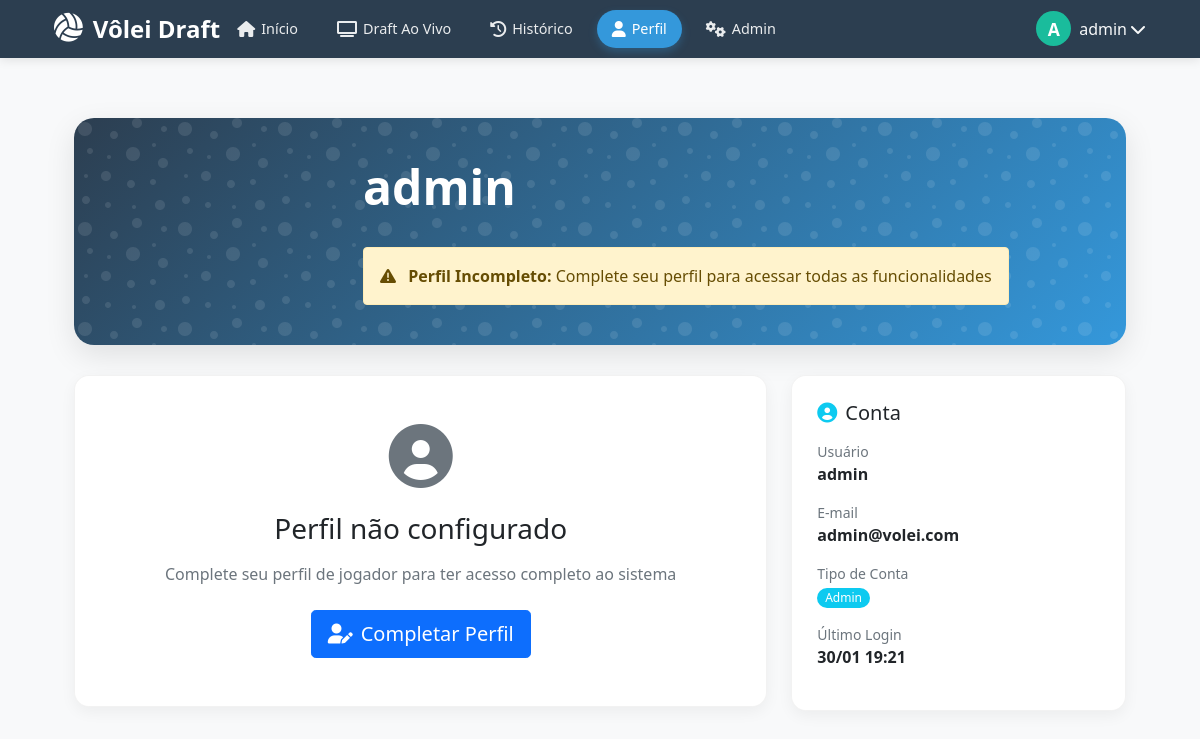
Before: /perfil (signed in) with the older database file.
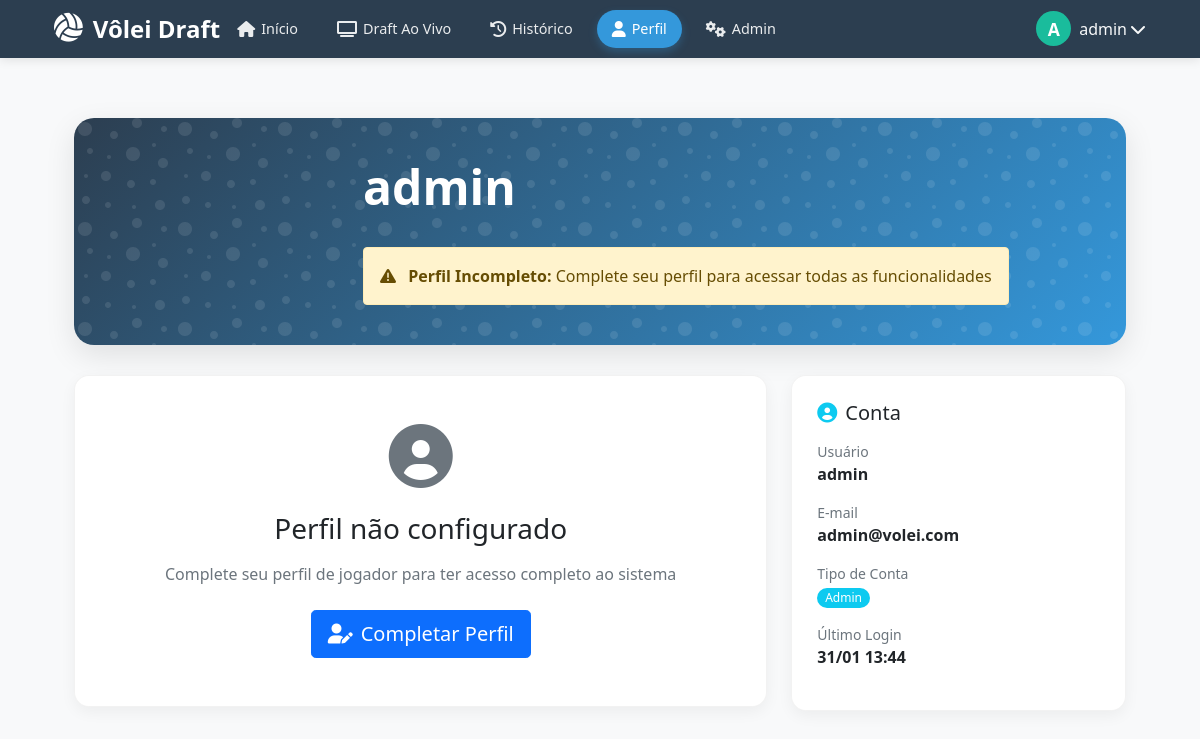
After: the same page with the newer database file.
### app.py (models this page shows)
class User(UserMixin, db.Model):
    id = db.Column(db.Integer, primary_key=True)
    username = db.Column(db.String(80), unique=True, nullable=False)
    password = db.Column(db.String(200), nullable=False)
    email = db.Column(db.String(120), unique=True, nullable=True)
    role = db.Column(db.String(20), nullable=False, default='jogador')
    jogador_id = db.Column(db.Integer, db.ForeignKey('jogador.id'))
    created_at = db.Column(db.DateTime, default=datetime.utcnow)
    last_login = db.Column(db.DateTime)
    foto_perfil = db.Column(db.String(200))
    jogador = db.relationship('Jogador', back_populates='user', uselist=False)

### app.py (the view, shortened to what this page needs)
@app.route('/perfil')
@login_required
def perfil():
    jogador = None
    if current_user.jogador_id:
        jogador = Jogador.query.get(current_user.jogador_id)
    if not jogador and current_user.role == 'jogador':
        flash('Complete seu perfil de jogador para ter acesso a todas as funcionalidades.', 'info')
        return redirect(url_for('completar_perfil'))
    historico = []
    return render_template('perfil.html', jogador=jogador, historico=historico)

### app.py (called while the page is built)
@login_manager.user_loader
def load_user(user_id):
    return User.query.get(int(user_id))

@app.before_request
def check_profile_completion():
    if current_user.is_authenticated:
        exempt_routes = ['completar_perfil', 'logout', 'static', 'login']
        if request.endpoint in exempt_routes:
            return
        if current_user.role == 'admin':
            return
        if not current_user.jogador_id:
            if request.endpoint != 'completar_perfil':
                flash('Complete seu perfil de jogador para continuar.', 'info')
                return redirect(url_for('completar_perfil'))

@app.before_request
def verificar_permissao_capitao():
    if current_user.is_authenticated and current_user.jogador:
        if current_user.role == 'capitao' and not current_user.jogador.capitao:
            current_user.role = 'jogador'
            db.session.commit()
            print(f"⚠️ Corrigido: {current_user.username} não é mais capitão")
        elif current_user.jogador.capitao and current_user.role != 'capitao':
            current_user.role = 'capitao'
            db.session.commit()
            print(f"⚠️ Corrigido: {current_user.username} agora é capitão")

### templates/perfil.html (shortened to what this page needs)
{% extends "base.html" %}
{% block content %}
<div class="profile-container">
    <div class="profile-header">
        <div class="row align-items-center">
            <div class="col-md-9">
                <h1 class="display-5 fw-bold mb-2">
                    {% if jogador %}
                        {{ jogador.nome }}
                        {% if jogador.apelido %}
                        <span class="text-light fs-4 fw-normal">"{{ jogador.apelido }}"</span>
                        {% endif %}
                    {% else %}
                        {{ current_user.username }}
                    {% endif %}
                </h1>
                {% if not jogador %}
                <div class="mt-4">
                    <div class="alert alert-warning d-inline-block mb-0">
                        <i class="fas fa-exclamation-triangle me-2"></i>
                        <strong>Perfil Incompleto:</strong> Complete seu perfil para acessar todas as funcionalidades
                    </div>
                </div>
                {% endif %}
            </div>
        </div>
    </div>
    <div class="row g-4">
        <div class="col-lg-8">
            {% if not jogador %}
            <div class="stats-card text-center py-5 animated-card">
                <i class="fas fa-user-circle fa-4x text-muted mb-4"></i>
                <h3 class="mb-3">Perfil não configurado</h3>
                <p class="text-muted mb-4">Complete seu perfil de jogador para ter acesso completo ao sistema</p>
                <a href="{{ url_for('completar_perfil') }}" class="btn btn-lg btn-primary">
                    <i class="fas fa-user-edit me-2"></i>Completar Perfil
                </a>
            </div>
            {% endif %}
        </div>
        <div class="col-lg-4">
            <div class="stats-card animated-card">
                <h5 class="mb-3"><i class="fas fa-user-circle text-info me-2"></i>Conta</h5>
                <div class="mb-3">
                    <div class="text-muted small">Usuário</div>
                    <div class="fw-bold">{{ current_user.username }}</div>
                </div>
                <div class="mb-3">
                    <div class="text-muted small">E-mail</div>
                    <div class="fw-bold">{{ current_user.email or 'Não informado' }}</div>
                </div>
                <div class="mb-3">
                    <div class="text-muted small">Tipo de Conta</div>
                    <div class="fw-bold">
                        <span class="badge bg-info">{{ current_user.role|title }}</span>
                    </div>
                </div>
                <div class="mb-3">
                    <div class="text-muted small">Último Login</div>
                    <div class="fw-bold">
                        {% if current_user.last_login %}
                            {{ format_date(current_user.last_login, '%d/%m %H:%M') }}
                        {% else %}
                            <span class="text-muted">Nunca</span>
                        {% endif %}
                    </div>
                </div>
            </div>
        </div>
    </div>
</div>
{% endblock %}

### templates/base.html (shortened to what the changed rows need)
<!DOCTYPE html>
<html lang="pt-BR">
<head>
    <link href="https://cdn.jsdelivr.net/npm/bootstrap@5.3.0/dist/css/bootstrap.min.css" rel="stylesheet">
    <link rel="stylesheet" href="https://cdn.jsdelivr.net/npm/bootstrap-icons@1.10.0/font/bootstrap-icons.css">
    <link href="https://cdn.jsdelivr.net/npm/bootstrap@5.1.3/dist/css/bootstrap.min.css" rel="stylesheet">
    <link rel="stylesheet" href="https://cdnjs.cloudflare.com/ajax/libs/font-awesome/6.0.0/css/all.min.css">
    <link rel="stylesheet" href="{{ url_for('static', filename='css/draft.css') }}">
</head>
<body>
    <nav class="nav-optimized">
        <div class="container">
            <div class="main-nav">
                <div class="user-menu">
                    {% if current_user.is_authenticated %}
                    <div class="dropdown">
                        <button class="btn btn-link text-light p-0 d-flex align-items-center"
                                type="button"
                                id="userDropdown"
                                data-bs-toggle="dropdown"
                                aria-expanded="false"
                                style="text-decoration: none;">
                            {% if current_user.jogador and current_user.jogador.foto_perfil %}
                            <div class="me-2" title="{{ current_user.username }}">
                                <img src="{{ current_user.jogador.foto_perfil }}"
                                    alt="{{ current_user.username }}"
                                    style="width: 35px; height: 35px; border-radius: 50%; object-fit: cover; border: 2px solid rgba(255,255,255,0.3);">
                            </div>
                            {% else %}
                            <div class="user-avatar me-2" title="{{ current_user.username }}">
                                {{ current_user.username[0]|upper }}
                            </div>
                            {% endif %}
                            <span class="d-none d-md-inline me-1">{{ current_user.username }}</span>
                            <i class="fas fa-chevron-down"></i>
                        </button>
                    </div>
                    {% endif %}
                </div>
            </div>
        </div>
    </nav>
    <main class="container py-4">
        {% block content %}{% endblock %}
    </main>
</body>
</html>

Changed rows visible on the page:
changed User "admin": last_login "30/01 19:21" → "31/01 13:44"
